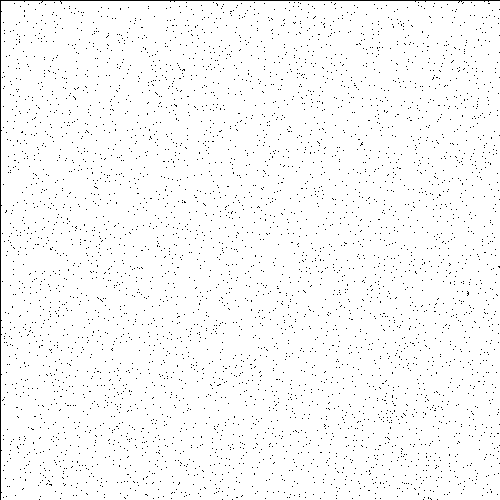
Frame 1 (no input)
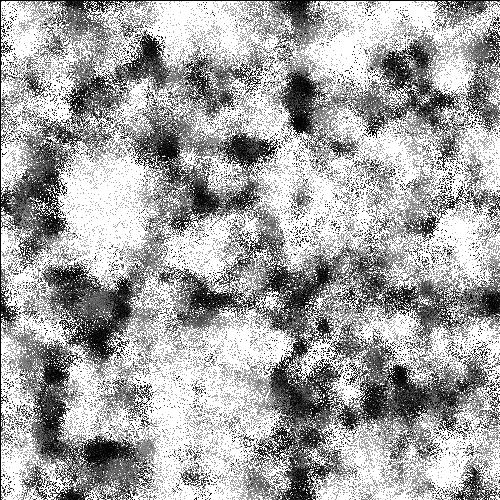
Frame 60 (the mouse pressed at the canvas centre just before this capture)
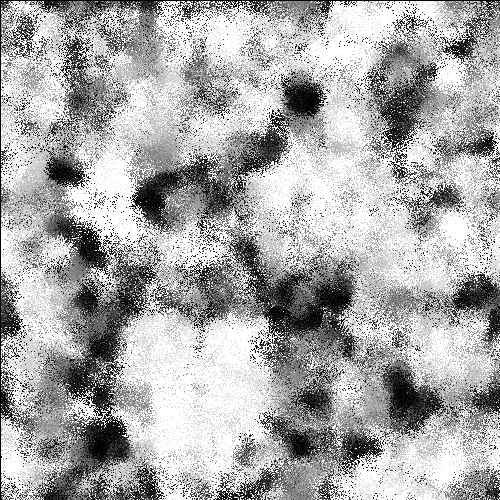
Frame 120 (the mouse held since frame 60 and released just before this capture)

The Processing sketch that drew these frames (run headless with seeded random() and noise(); from frame 60 on, the mouse is pressed at the canvas centre):

// Processing sketch: NoiseViz1
// ── NoiseViz1.pde
class Particle {
  PVector pos;
  Particle() {
    pos=new PVector(random(width), random(height));
    newPos=pos;
  }
  PVector newPos;
  void display() {
    newPos=pos;
    set((int)pos.x, (int)pos.y, color(0));
    float xmi=perlin(pos.x-1, pos.y);
    float xpl=perlin(pos.x+1, pos.y);
    float ymi=perlin(pos.x,pos.y-1);
    float ypl=perlin(pos.x,pos.y+1);
    float here=perlin(pos.x, pos.y);
    float minx=min(xmi, xpl);
    float miny=min(ymi,ypl);
    if (xmi<xpl) {
      newPos.x-=(here-minx)*300;
    }
    if(xmi>xpl){
      newPos.x+=(here-minx)*300;
    }
    if (ymi<ypl) {
      newPos.y-=(here-miny)*300;
    }
    if(ymi>ypl){
      newPos.y+=(here-miny)*300;
    }
  }
  void collide(Particle other){
    newPos.x+=random(-5,5);
    newPos.y+=random(-5,5);
    //other.newPos.x+=random(-5,5);
    //other.newPos.y+=random(-5,5);
  }
}
float perlin(float x, float y) {
  return noise(noiseZoom*x, noiseZoom*y,frameCount*noiseChange);
}
float noiseChange=0.01;
float noiseZoom=0.01;
ArrayList<Particle>particles;
void setup() {
  size(500,500);
  //fullScreen();
  //pixelDensity(2);
  //width*=2;
  //height*=2;
  particles=new ArrayList<Particle>();
  for (int i=0; i<5000; i++) {
    particles.add(new Particle());
  }
  background(255);
}
void draw() {
  if (mousePressed) {
    Particle p=new Particle();
    p.pos.x=mouseX;
    p.pos.y=mouseY;
    particles.add(p);
  }
  fill(255, 5);
  rect(0, 0, width, height);
  for (Particle p : particles) {
    p.display();
    for(Particle p1:particles){
      if(p.pos==p1.pos){
        p.collide(p1);
      }
    }
  }
  for(Particle p:particles){
    p.pos=p.newPos;
    if(p.pos.x<0)p.pos.x=width;
    if(p.pos.y<0)p.pos.y=height;
    if(p.pos.x>width)p.pos.x=0;
    if(p.pos.y>height)p.pos.y=0;
  }
}
